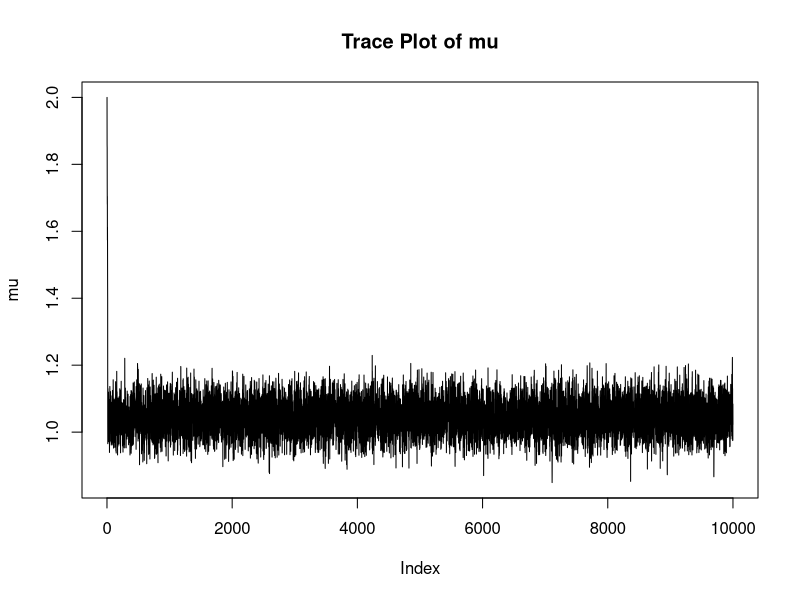
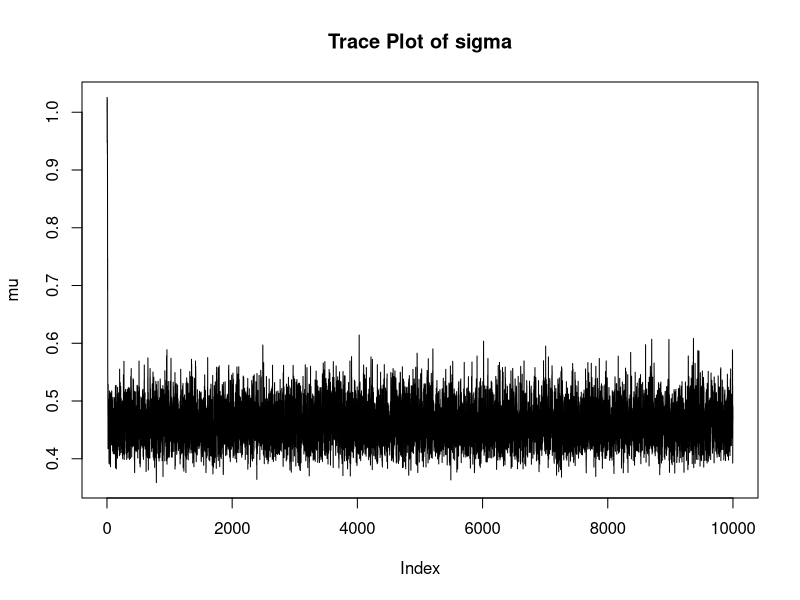

Write R code to recreate these figures, in order.
#Metropolis Hastings

#generate dataset
set.seed(123)
x<-rnorm(100,mean=1,sd=0.5)

#defining the target as a function
#this is made of the normal loglikelihood given by prod(dnorm(x,mu,sigma)),
#the normal prior given by dnorm(mu,1,2) and the gamma prior given by 
#dgamma(sigma^2,shape=2,rate=1)
target<-function(mu,sigma){prod(dnorm(x,mu,sigma))*dnorm(mu,1,2)*dgamma(sigma^2,shape=1,rate=2)}

#as proposals we consider a normal distribution for mu, with the mean being the current
#chain value and the standard deviation being 0.2, and for sigma we consider a proposal
#which is a truncated normal distribution on [0,Inf] with mean being the current chain  
#value and standard deviation being 0.1
install.packages("truncnorm")
library(truncnorm)
#creating the Metropolis Hastings function
metropolis<-function(x1,x2,sigmastar1=0.2,sigmastar2=0.1){
  #generate y1 and y2 from aforementioned truncated normal distributions
  y1<-rnorm(1,x1,sigmastar1)
  y2<-rtruncnorm(1,a=0,b=Inf,mean=x2,sd=sigmastar2)
  #if U is greater than alpha(x,y) then keep the current x1 and x2 by putting into 
  #y1 and y2
  if (runif(1)>(target(y1,y2)/target(x1,x2))*(dnorm(x1,y1,sigmastar1)/dnorm(y1,x1,sigmastar1))*(dtruncnorm(x2,a=0,b=Inf,mean=y2,sd=sigmastar2)/dtruncnorm(y2,a=0,b=Inf,mean=x2,sd=sigmastar2))) {
      y1=x1
      y2=x2
  }
  #return y
  return(c(y1,y2))
}

#run the algorithm N times (irrelevant of acceptance/rejection of candidate point)
N<-10000
#create chain x
chain<-mat.or.vec(N,2)
#initialize x at 3.14
chain[1,]<-c(2,1)
#let count = 1
count<-1
for (n in 2:N){
  repeat{
    chain[n,]<-metropolis(chain[n-1,1],chain[n-1,2])
    count=count+1
    if ((chain[n,1]!=chain[n-1,1])|(chain[n,2]!=chain[n-1,2])){
      break
    } 
  }
}

#calculating the acceptance probability
acceptanceprob<-N/count
print(acceptanceprob)

#trace plots
plot(chain[,1],type='l',ylab="mu",main="Trace Plot of mu")
plot(chain[,2],type='l',ylab="mu",main="Trace Plot of sigma")

# #taking a burn-in of 10%
# burnin<-round(0.1*N,0)

# #trace plots without burn-in
# plot(chain[(burnin+1):N,1],type='l',ylab="mu",main="Trace Plot of mu without burn-in")
# plot(chain[(burnin+1):N,2],type='l',ylab="sigma",main="Trace Plot of sigma without burn-in")


# #plotting EPDF plot minus the burn-in period
# install.packages("EnvStats")
# library(EnvStats)
# epdfPlot(chain[(burnin+1):N,1],main="Empirical PDF of mu",xlab='mu')
# epdfPlot(chain[(burnin+1):N,2],main="Empirical PDF of sigma",xlab='sigma')

# #plotting histogram minus the burn-in period
# hist(chain[(burnin+1):N,1], main="Histogram of mu", xlab='mu')
# hist(chain[(burnin+1):N,2], main="Histogram of sigma", xlab='sigma')
